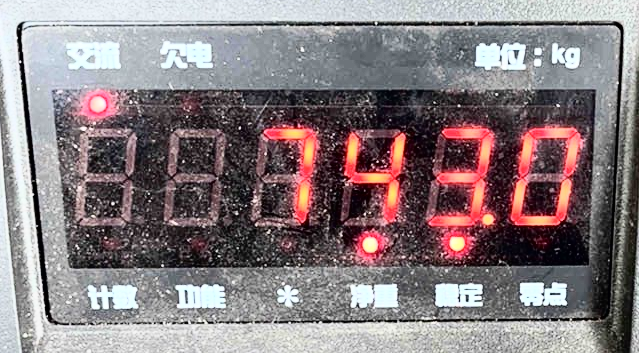
#> input picture ocr/1-1-autoHistEqualize.png, 639 x 353 px
$ python -i ImageReflectionRemoval.py   (imports and definitions only)   (older library calls are emulated)
#> lines starting #> are read from the running program, lines starting #| are printed output that depends on the picture
#> further down, picture is the input picture: shape (353, 639, 3); mean B, G, R 127.1, 124.1, 135.3
import cv2
import numpy as np


class ImageReflectionRemoval:
    def remove_reflection_histogram(self, img):
        gray = cv2.cvtColor(img,cv2.COLOR_BGR2GRAY)
        # 计算梯度方向直方图
        hist = cv2.calcHist([gray], [0], None, [180], [0, 256])
        # 归一化直方图
        # hist = cv2.normalize(hist, hist).astype(np.float32)
        # 应用直方图到原始图像上
        img_refined = cv2.LUT(gray, hist)

        return img_refined

    def remove_reflection_adaptive_threshold(self, img):
        # 计算图像的梯度幅值和方向
        grad_x = cv2.Sobel(img, cv2.CV_64F, 1, 0, ksize=3)
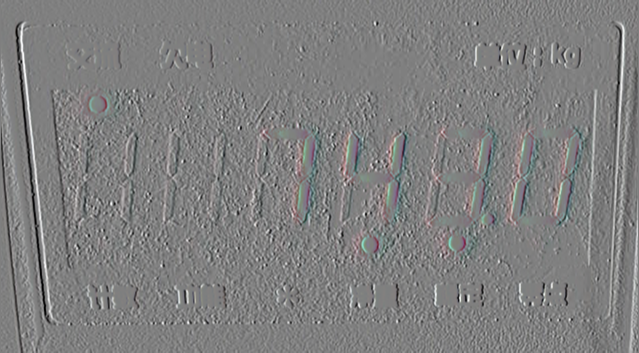
#> grad_x: shape (353, 639, 3) float64; mean B, G, R -1.1, -1, -1; drawn with min black and max white
        grad_y = cv2.Sobel(img, cv2.CV_64F, 0, 1, ksize=3)
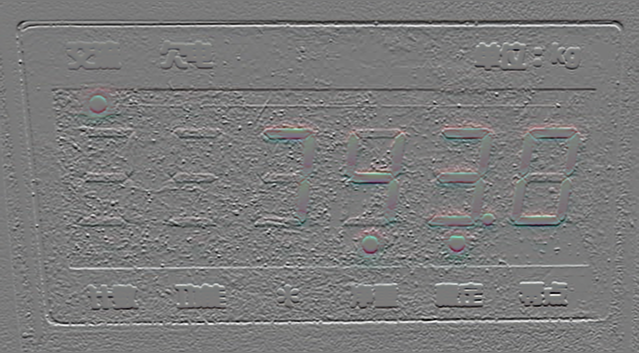
#> grad_y: shape (353, 639, 3) float64; mean B, G, R -0.9, -0.8, -0.6; drawn with min black and max white
        # 计算梯度的幅度和方向
        magnitude, angle = cv2.cartToPolar(grad_x, grad_y, angleInDegrees=True)
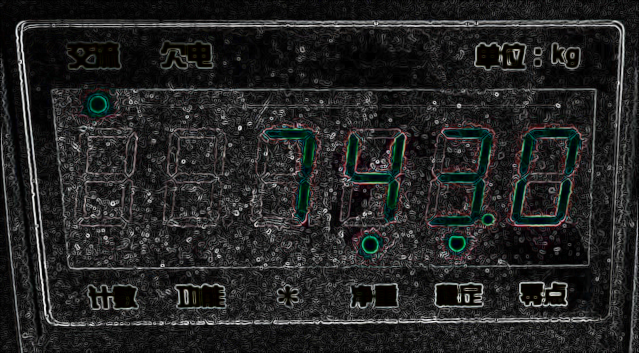
#> magnitude: shape (353, 639, 3) float64; mean B, G, R 143.1, 144.6, 143; drawn with min black and max white
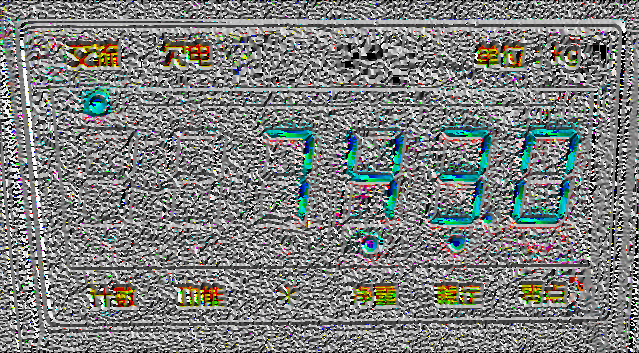
#> angle: shape (353, 639, 3) float64; mean B, G, R 176.1, 179, 174.8; drawn with min black and max white
        # 根据梯度的幅度和方向进行自适应阈值处理
#> (the run stopped early here; a loop or call above may not have finished)

$ run again, on ocr/1-1-opencv.png
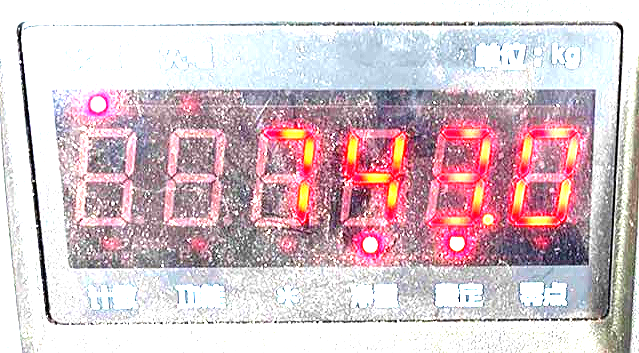
#> input picture ocr/1-1-opencv.png, 639 x 353 px
#> picture is the input picture: shape (353, 639, 3); mean B, G, R 199.6, 192.8, 214.4
#> in remove_reflection_adaptive_threshold, `magnitude, angle = cv2.cartToPolar(grad_x, grad_y, angleInDegrees=True)`:
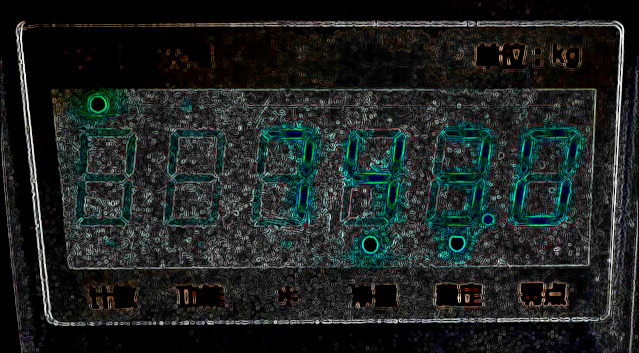
#> magnitude: shape (353, 639, 3) float64; mean B, G, R 144.7, 150.3, 123.5; drawn with min black and max white
#> in remove_reflection_adaptive_threshold, `magnitude, angle = cv2.cartToPolar(grad_x, grad_y, angleInDegrees=True)`:
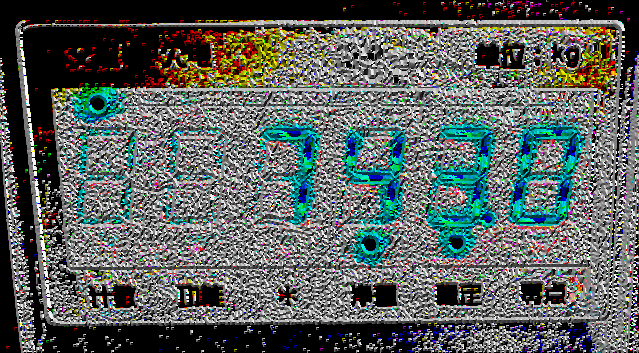
#> angle: shape (353, 639, 3) float64; mean B, G, R 132.3, 136.2, 125.9; drawn with min black and max white
